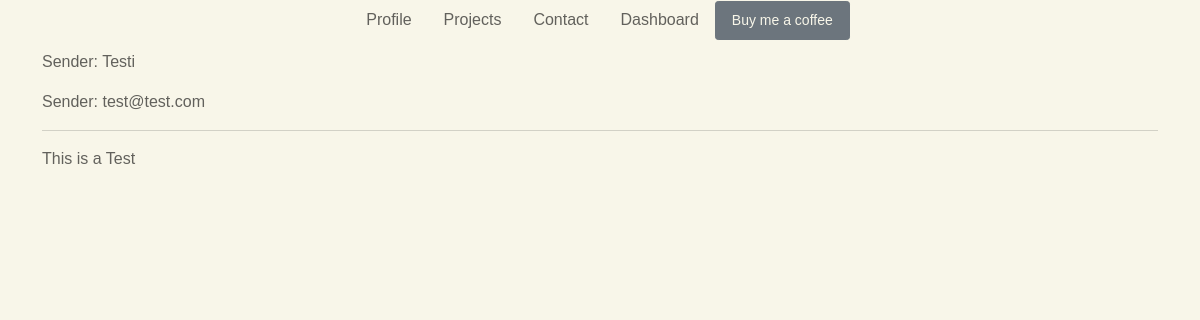
The app's page /message/5dd6610ea6744ac6aafe65fa16832c6e/ (signed in) with its own data.
### matthewsportfolio/models.py (models this page shows, shortened)
class Message(models.Model):
    id = models.UUIDField(default=uuid.uuid4, unique=True, primary_key=True, editable=False)
    name = models.CharField(max_length=255)
    email = models.CharField(max_length=255)
    subject = models.CharField(max_length=255)
    content = models.TextField()
    is_read = models.BooleanField(default=False)
    created = models.DateTimeField(auto_now_add=True)

### matthewsportfolio/views.py (the view)
# urls.py: path('message/<str:pk>/', views.MessagePage, name='message'),
def MessagePage(request, pk):
    message = Message.objects.get(id=pk)
    message.is_read = True
    message.save()
    context = {'message': message}
    return render(request, 'base/message.html', context)

### matthewsportfolio/templates/base/message.html
{% extends 'base/main.html' %}
{% load static %}
{% block content %}
<div class="container">
    <p>Sender: {{ message.name }}</p>
    <p>Sender: {{ message.email }}</p>
    <hr>
    <p>{{ message.content }}</p>
</div>
{% endblock content %}

### static/styles/main.css (style rules this page uses)
body { font-family: 'Menlo', sans-serif !important; color: #62615c !important; background-color: #f8f6e9 !important; }
h1, h2, h3, h4, h5, p, a { color: #62615c !important; }

### records on screen
Message: name "Testi", email "test@test.com", content "This is a Test"
